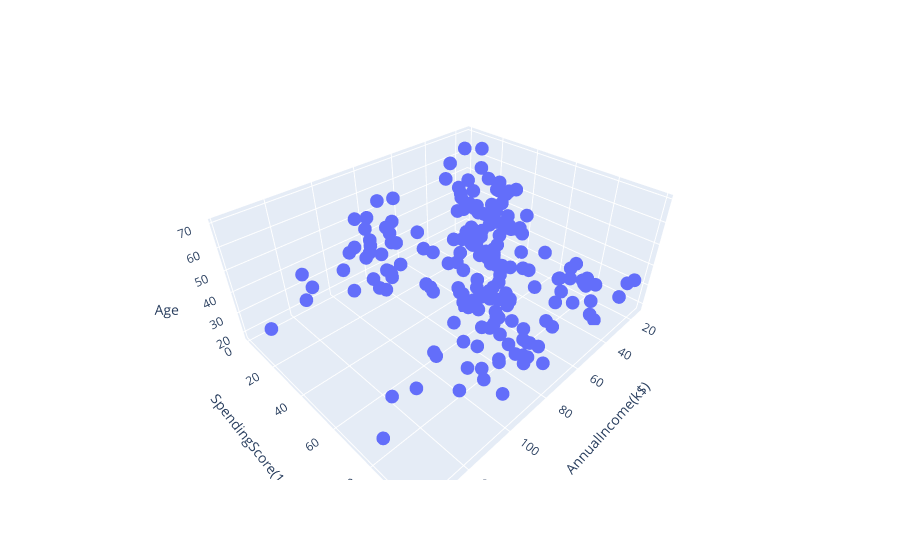

Notebook code for this chart:
### Markdown cell above
## Age vs Annual Income vs Spending Score

### Code cell
scatter_3d(data_frame=df, x = 'AnnualIncome(k$)', y ='SpendingScore(1-100)', z = 'Age')

### Figure 1 — Plotly figure (JSON) as saved in the notebook; plotly's stock layout.template omitted (floating-point values rounded to 4 significant figures; data arrays with more than 128 entries replaced by an {"elided": "..."} marker saying what was removed)
{"data": [{"hovertemplate": "AnnualIncome(k$)=%{x}<br>SpendingScore(1-100)=%{y}<br>Age=%{z}<extra></extra>", "legendgroup": "", "marker": {"color": "#636efa", "symbol": "circle"}, "mode": "markers", "name": "", "scene": "scene", "showlegend": false, "type": "scatter3d", "x": {"elided": "200 int values"}, "y": {"elided": "200 int values"}, "z": {"elided": "200 int values"}}], "layout": {"legend": {"tracegroupgap": 0}, "margin": {"t": 60}, "scene": {"domain": {"x": [0, 1], "y": [0, 1]}, "xaxis": {"title": {"text": "AnnualIncome(k$)"}}, "yaxis": {"title": {"text": "SpendingScore(1-100)"}}, "zaxis": {"title": {"text": "Age"}}}}}
